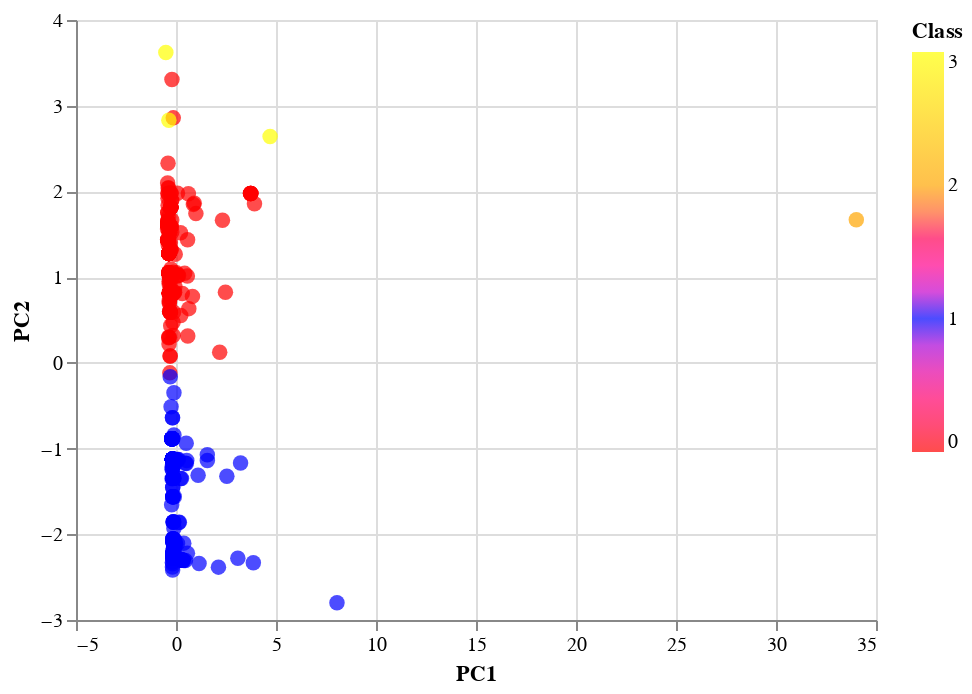

The notebook cell this image was saved under:
### Markdown cell above
### Visualizing Results

#### Use the altair scatter plot to visualize to visualize the clusters.

### Code cell
# Create a 2D-Scatter with the PCA data and the clusters
#source = data.clustered_df()

alt.Chart(clustered_df).mark_circle(size=60).encode(
    x='PC1', 
    y='PC2', 
    color=alt.Color('Class',scale=alt.Scale(domain=[0,1,2,3],range=['red','blue','orange','yellow'])), 
    tooltip=['coinname', 'Algorithm', 'TotalCoinsMined', 'TotalCoinSupply']).interactive()

### Figure 1 — Vega-Lite specification as saved in the notebook (floating-point values rounded to 4 significant figures; data arrays with more than 128 entries replaced by an {"elided": "..."} marker saying what was removed)
{"config": {"view": {"continuousWidth": 400, "continuousHeight": 300}}, "data": {"name": "data-fb84cd263d74d648fb5ad5626f8b9bab"}, "mark": {"type": "circle", "size": 60}, "encoding": {"color": {"type": "quantitative", "field": "Class", "scale": {"domain": [0, 1, 2, 3], "range": ["red", "blue", "orange", "yellow"]}}, "tooltip": [{"type": "nominal", "field": "coinname"}, {"type": "nominal", "field": "Algorithm"}, {"type": "quantitative", "field": "TotalCoinsMined"}, {"type": "nominal", "field": "TotalCoinSupply"}], "x": {"type": "quantitative", "field": "PC1"}, "y": {"type": "quantitative", "field": "PC2"}}, "selection": {"selector003": {"type": "interval", "bind": "scales", "encodings": ["x", "y"]}}, "$schema": "https://vega.github.io/schema/vega-lite/v4.8.1.json", "datasets": {"data-fb84cd263d74d648fb5ad5626f8b9bab": {"elided": "532 records"}}}
